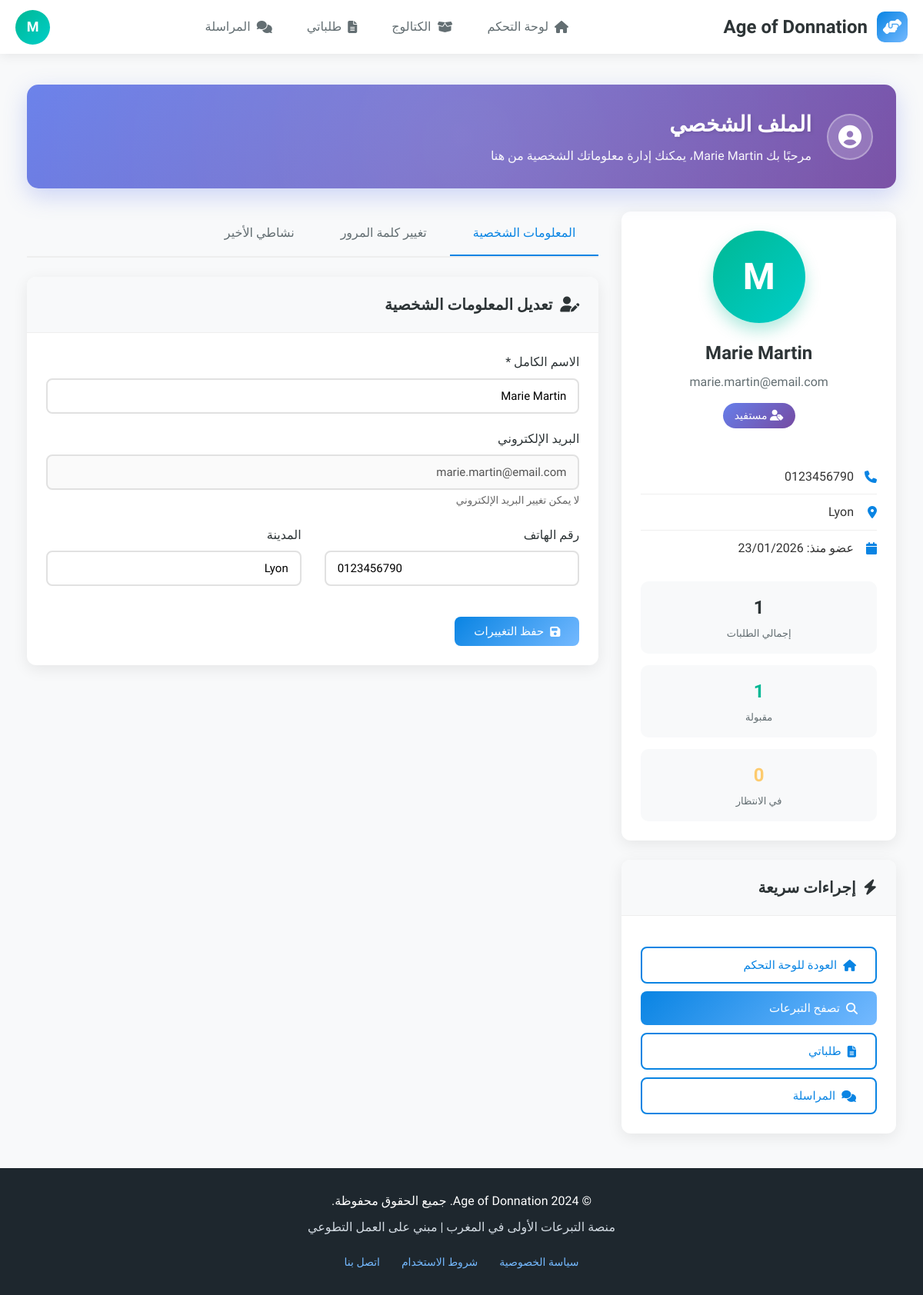
/donateur/profile.php (signed in), run on the app's committed database.
### tables this page shows
CREATE TABLE `users` (
  `id` INT(11) NOT NULL AUTO_INCREMENT,
  `nom` VARCHAR(100) NOT NULL,
  `email` VARCHAR(255) NOT NULL,
  `password` VARCHAR(255) NOT NULL,
  `type` ENUM('donateur','beneficiaire','livreur','admin') NOT NULL,
  `telephone` VARCHAR(20) DEFAULT NULL,
  `adresse` TEXT DEFAULT NULL,
  `ville` VARCHAR(100) DEFAULT NULL,
  `status` ENUM('active','inactive','pending') DEFAULT 'active',
  `reset_token` VARCHAR(100) DEFAULT NULL,
  `reset_expires` DATETIME DEFAULT NULL,
  `created_at` TIMESTAMP NOT NULL DEFAULT CURRENT_TIMESTAMP,
  `updated_at` TIMESTAMP NOT NULL DEFAULT CURRENT_TIMESTAMP ON UPDATE CURRENT_TIMESTAMP,
  PRIMARY KEY (`id`),
  UNIQUE KEY `email` (`email`)
);

### donateur/profile.php (the view, shortened to what this page needs)
<?php
$database = new Database();
$db = $database->getConnection();
$user_id = $_SESSION['user_id'];
$query_user = "SELECT * FROM users WHERE id = :user_id";
$stmt_user = $db->prepare($query_user);
$stmt_user->bindParam(":user_id", $user_id);
$stmt_user->execute();
$current_user = $stmt_user->fetch(PDO::FETCH_ASSOC);
$stats_query = "
    SELECT
        COUNT(*) as total_demandes,
        SUM(CASE WHEN statut = 'acceptee' THEN 1 ELSE 0 END) as demandes_acceptees,
        SUM(CASE WHEN statut = 'en_attente' THEN 1 ELSE 0 END) as demandes_attente,
        SUM(CASE WHEN statut = 'refusee' THEN 1 ELSE 0 END) as demandes_refusees
    FROM demandes
    WHERE beneficiaire_id = :user_id
";
$stats_stmt = $db->prepare($stats_query);
$stats_stmt->bindParam(":user_id", $user_id);
$stats_stmt->execute();
$stats = $stats_stmt->fetch(PDO::FETCH_ASSOC);
?>
<!DOCTYPE html>
<html lang="fr" dir="rtl">
<head>
    <link rel="stylesheet" href="https://cdnjs.cloudflare.com/ajax/libs/font-awesome/6.4.0/css/all.min.css">
</head>
<body>
    <nav class="navbar">
        <a href="dashboard.php" class="logo">
            <div class="logo-icon">
                <i class="fas fa-hands-helping"></i>
            </div>
            <span>Age of Donnation</span>
        </a>
        <ul class="nav-links" id="navLinks">
            <li class="nav-item"><a href="dashboard.php" class="nav-link"><i class="fas fa-home"></i> لوحة التحكم</a></li>
            <li class="nav-item"><a href="catalogue.php" class="nav-link"><i class="fas fa-box-open"></i> الكتالوج</a></li>
            <li class="nav-item"><a href="mes-demandes.php" class="nav-link"><i class="fas fa-file-alt"></i> طلباتي</a></li>
            <li class="nav-item"><a href="messagerie.php" class="nav-link"><i class="fas fa-comments"></i> المراسلة</a></li>
        </ul>
        <div class="user-menu">
            <div class="user-avatar" onclick="toggleDropdown()" title="الملف الشخصي">
                <?php echo strtoupper(substr($current_user['nom'], 0, 1)); ?>
            </div>
        </div>
    </nav>
    <div class="main-content">
        <div class="container">
            <div class="welcome-section">
                <div class="welcome-content">
                    <div class="welcome-icon">
                        <i class="fas fa-user-circle"></i>
                    </div>
                    <div class="welcome-text">
                        <h1>الملف الشخصي</h1>
                        <p>مرحبًا بك <?php echo htmlspecialchars($current_user['nom']); ?>، يمكنك إدارة معلوماتك الشخصية من هنا</p>
                    </div>
                </div>
            </div>
            <div class="row">
                <div class="col-4">
                    <div class="card" style="text-align: center;">
                        <div class="card-body">
                            <div class="profile-avatar-large">
                                <?php echo strtoupper(substr($current_user['nom'], 0, 1)); ?>
                            </div>
                            <h2 class="profile-name"><?php echo htmlspecialchars($current_user['nom']); ?></h2>
                            <div class="profile-email"><?php echo htmlspecialchars($current_user['email']); ?></div>
                            <div class="profile-badge">
                                <i class="fas fa-user-tag"></i> مستفيد
                            </div>
                            <div style="text-align: right; margin-top: 20px;">
                                <?php if($current_user['telephone']): ?>
                                <div class="info-item">
                                    <i class="fas fa-phone"></i>
                                    <span><?php echo htmlspecialchars($current_user['telephone']); ?></span>
                                </div>
                                <?php endif; ?>
                                <?php if($current_user['ville']): ?>
                                <div class="info-item">
                                    <i class="fas fa-map-marker-alt"></i>
                                    <span><?php echo htmlspecialchars($current_user['ville']); ?></span>
                                </div>
                                <?php endif; ?>
                                <div class="info-item">
                                    <i class="fas fa-calendar"></i>
                                    <span>عضو منذ: <?php echo date('d/m/Y', strtotime($current_user['created_at'])); ?></span>
                                </div>
                            </div>
                            <div class="stats-grid">
                                <div class="stat-card">
                                    <h4><?php echo $stats['total_demandes'] ?? 0; ?></h4>
                                    <p>إجمالي الطلبات</p>
                                </div>
                                <div class="stat-card">
                                    <h4 style="color: var(--success);"><?php echo $stats['demandes_acceptees'] ?? 0; ?></h4>
                                    <p>مقبولة</p>
                                </div>
                                <div class="stat-card">
                                    <h4 style="color: var(--warning);"><?php echo $stats['demandes_attente'] ?? 0; ?></h4>
                                    <p>في الانتظار</p>
                                </div>
                            </div>
                        </div>
                    </div>
                    <div class="card">
                        <div class="card-header">
                            <h3><i class="fas fa-bolt"></i> إجراءات سريعة</h3>
                        </div>
                        <div class="card-body">
                            <div class="quick-actions">
                                <a href="dashboard.php" class="btn btn-outline">
                                    <i class="fas fa-home"></i> العودة للوحة التحكم
                                </a>
                                <a href="catalogue.php" class="btn btn-primary">
                                    <i class="fas fa-search"></i> تصفح التبرعات
                                </a>
                                <a href="mes-demandes.php" class="btn btn-outline">
                                    <i class="fas fa-file-alt"></i> طلباتي
                                </a>
                                <a href="messagerie.php" class="btn btn-outline">
                                    <i class="fas fa-comments"></i> المراسلة
                                </a>
                            </div>
                        </div>
                    </div>
                </div>
                <div class="col-8">
                    <div class="tabs">
                        <div class="tab active" onclick="switchTab('personal', event)">المعلومات الشخصية</div>
                        <div class="tab" onclick="switchTab('password', event)">تغيير كلمة المرور</div>
                        <div class="tab" onclick="switchTab('activity', event)">نشاطي الأخير</div>
                    </div>
                    <div id="personalTab" class="tab-content active">
                        <div class="card">
                            <div class="card-header">
                                <h3><i class="fas fa-user-edit"></i> تعديل المعلومات الشخصية</h3>
                            </div>
                            <div class="card-body">
                                <form method="POST">
                                    <div class="form-group">
                                        <label class="form-label">الاسم الكامل *</label>
                                        <input type="text" name="nom" class="form-control" value="<?php echo htmlspecialchars($current_user['nom']); ?>" required>
                                    </div>
                                    <div class="form-group">
                                        <label class="form-label">البريد الإلكتروني</label>
                                        <input type="email" class="form-control" value="<?php echo htmlspecialchars($current_user['email']); ?>" disabled>
                                        <small style="color: #666;">لا يمكن تغيير البريد الإلكتروني</small>
                                    </div>
                                    <div class="row">
                                        <div class="col-6">
                                            <div class="form-group">
                                                <label class="form-label">رقم الهاتف</label>
                                                <input type="tel" name="telephone" class="form-control" value="<?php echo htmlspecialchars($current_user['telephone'] ?? ''); ?>">
                                            </div>
                                        </div>
                                        <div class="col-6">
                                            <div class="form-group">
                                                <label class="form-label">المدينة</label>
                                                <input type="text" name="ville" class="form-control" value="<?php echo htmlspecialchars($current_user['ville'] ?? ''); ?>">
                                            </div>
                                        </div>
                                    </div>
                                    <div style="margin-top: 20px;">
                                        <button type="submit" class="btn btn-primary">
                                            <i class="fas fa-save"></i> حفظ التغييرات
                                        </button>
                                    </div>
                                </form>
                            </div>
                        </div>
                    </div>
                    </div>
                </div>
            </div>
        </div>
</body>
</html>
<?php
include '../includes/footer.php'; ?>

### data on the page
users: nom "M", nom "Marie Martin", email "marie.martin@email.com", telephone "0123456790", ville "Lyon", created_at "23/01/2026"

### other printed values
$stats['total_demandes'] "1"
$stats['demandes_acceptees'] "1"
$stats['demandes_attente'] "0"
